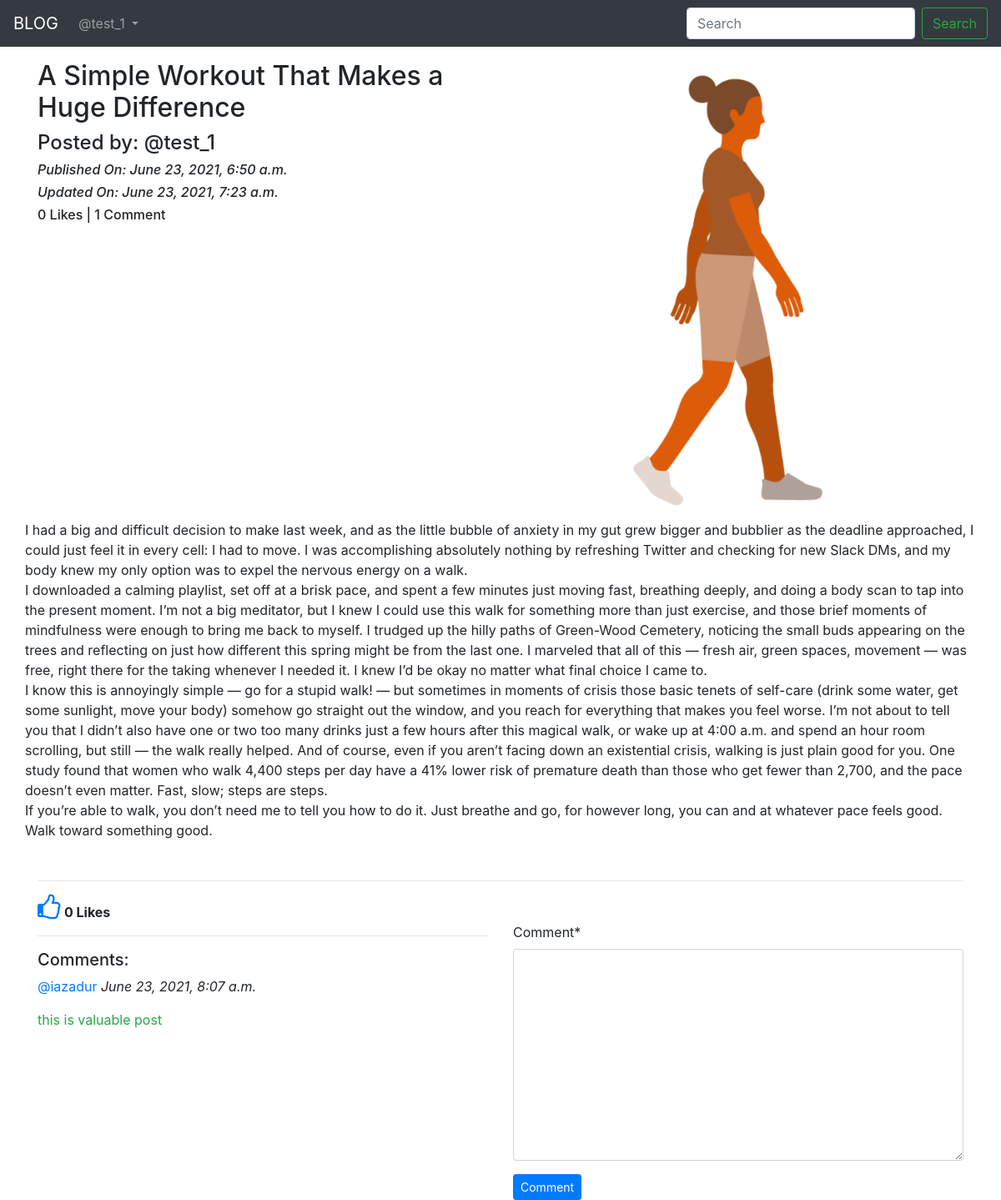
Screenshot of /blog/details/A-Simple-Workout-That-Makes-a-Huge-Difference-a6ac10a4-e69f-4694-99ce-82fa73d5cedd/ (signed in) with the database file from the repository.
### App_Blog/models.py (models this page shows, shortened)
class Blog(models.Model):
    author = models.ForeignKey(User, on_delete=models.CASCADE, related_name='post_author')
    blog_title = models.CharField(max_length=300, verbose_name='Put a Title')
    slug = models.SlugField(max_length=264, unique=True, null=True)
    blog_content = models.TextField(verbose_name='What is on your mind')
    blog_image = models.ImageField(upload_to='blog_images', verbose_name='Image', null=True, blank=True,)
    publish_date = models.DateTimeField(auto_now_add=True)
    update_date = models.DateTimeField(auto_now=True)
    class Meta:
        ordering = ['-publish_date']

class Comment(models.Model):
    blog = models.ForeignKey(Blog, on_delete=models.CASCADE, related_name='blog_comment')
    user = models.ForeignKey(User, on_delete=models.CASCADE, related_name='user_comment')
    comment = models.TextField()
    comment_date = models.DateTimeField(auto_now_add=True)
    class Meta:
        ordering = ['-comment_date']

### App_Blog/views.py (the view, shortened to what this page needs)
# urls.py: path('details/<slug>/', views.blog_details, name="blog_details"),
@login_required
def blog_details(request, slug):
    blog = Blog.objects.get(slug=slug)
    comment_form = CommentForm()
    already_liked = Likes.objects.filter(blog=blog, user=request.user)
    if already_liked:
        liked = True
    else:
        liked = False
    return render(request, 'App_Blog/blog_details.html',
                  context={'blog': blog, 'comment_form': comment_form, 'liked': liked})

### App_Blog/forms.py
class CommentForm(forms.ModelForm):
    class Meta:
        model = Comment
        fields = ('comment',)

### templates/App_Blog/blog_details.html (shortened to what this page needs)
{% extends 'base.html' %}
{% load crispy_forms_tags %}
{% block body %}
<div class="row">
    <div class="col-sm-6">
        <h2>{{blog.blog_title}}</h2>
        <h4>Posted by: @{{blog.author}}</h4>
        <i><h6>Published On: {{blog.publish_date}}</h6></i>
        <i><h6>Updated On: {{blog.update_date}}</h6></i>
        <h6>{{blog.liked_blog.count}} Likes | {{blog.blog_comment.count}} Comment</h6>
    </div>
    <div class="col-sm-6">
        <img src="/static/{{blog.blog_image}}" alt="" width="100%">
    </div>
    <p>{{blog.blog_content|linebreaks}}</p>
</div>
 <hr>
{% if not liked %}
    <a href="{% url 'App_Blog:liked_post' pk=blog.pk %}">
        <i class="fa fa-thumbs-o-up fa-2x" aria-hidden="true"></i>
    </a> <b>{{blog.liked_blog.count}} Likes</b>
{% else %}
<a href="{% url 'App_Blog:unliked_post' pk=blog.pk %}">
        <i class="fa fa-thumbs-o-down fa-2x" aria-hidden="true"></i>
    </a> <b>{{blog.liked_blog.count}} Likes</b>
{% endif %}
<div class="row">
    <div class="col-sm-6">
        <hr>
        <h5>Comments: </h5>
        {% for comment in blog.blog_comment.all %}
        <p><a href="">@{{comment.user}} </a> <i>{{comment.comment_date}}</i></p>
        <p class="text-success">{{comment.comment}}</p>
        {% endfor %}
    </div>
    <div class="col-sm-6">
        <form action="" method="POST">
            {{comment_form|crispy}}
            <button class="btn btn-primary btn-sm" type="submit">Comment</button>
        </form>
    </div>
</div>
{% endblock %}

### templates/base.html (shortened to what this page needs)
<!DOCTYPE html>
<html lang="en">
<head>
    <link rel="stylesheet" href="https://stackpath.bootstrapcdn.com/bootstrap/4.4.1/css/bootstrap.min.css"
>
    <link rel="stylesheet" href="https://cdnjs.cloudflare.com/ajax/libs/font-awesome/4.7.0/css/font-awesome.min.css"
/>
</head>
<body>
<div class="container">
    <nav class="navbar navbar-expand-lg navbar-dark bg-dark fixed-top">
        <a class="navbar-brand" href="{% url 'index' %}">BLOG</a>
        <div class="collapse navbar-collapse" id="navbarSupportedContent">
            <ul class="navbar-nav mr-auto">
                {% if user.is_authenticated %}
                <li class="nav-item dropdown">
                    <a class="nav-link dropdown-toggle" href="#" id="navbarDropdown" role="button"
                       data-toggle="dropdown" aria-haspopup="true" aria-expanded="false">
                        @{{user.username}}
                    </a>
                </li>
                {% endif %}
            </ul>
            <form class="form-inline my-2 my-lg-0">
                <input class="form-control mr-sm-2" type="search" placeholder="Search" aria-label="Search">
                <button class="btn btn-outline-success my-2 my-sm-0" type="submit">Search</button>
            </form>
        </div>
    </nav>
    <br>
    <br>
    <br>
    {% block body %}
    {% endblock %}
</div>
</body>
</html>

### rows the page displays
Blog: blog_title "A Simple Workout That Makes a Huge Difference", author "test_1", publish_date "June 23, 2021, 6:50 a.m.", update_date "June 23, 2021, 7:23 a.m.", liked_blog.count "0", blog_comment.count "1", blog_image (picture), blog_content "I had a big and difficult decision to make last week, and as the little bubble of anxiety in my gut grew bigger and bubblier as the deadline approached, I could just feel it in every cell: I had to move. I was accomplishing absolutely nothing by refreshing Twitter and checking for new Slack DMs, and my body knew my only option was to expel the nervous energy on a walk. I downloaded a calming playlist, set off at a brisk pace, and spent a few minutes just moving fast, breathing deeply, and doing a body scan to tap into the present moment. I’m not a big meditator, but I knew I could use this walk for something more than just exercise, and those brief moments of mindfulness were enough to…"
Comment: user "iazadur", comment_date "June 23, 2021, 8:07 a.m.", comment "this is valuable post"

### other values shown
{{ user.username }} "test_1"
